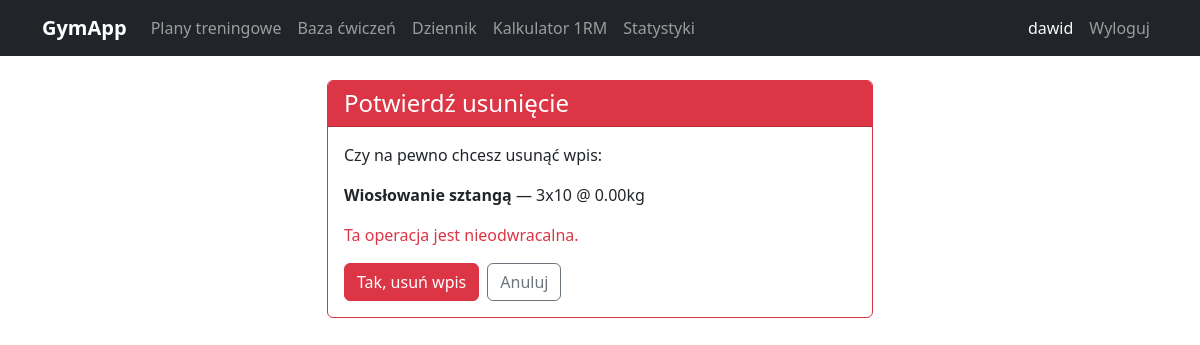
Page /wpis/7/usun/ (signed in) on the committed database.
### tracker/models.py (models this page shows, shortened)
class WpisDziennika(models.Model):
    sesja = models.ForeignKey(SesjaTreningowa, on_delete=models.CASCADE, related_name='wpisy')
    cwiczenie = models.ForeignKey(Cwiczenie, on_delete=models.CASCADE)
    serie = models.PositiveIntegerField()
    powtorzenia = models.PositiveIntegerField()
    ciezar = models.DecimalField(max_digits=6, decimal_places=2)
    notatki = models.TextField(blank=True)
    class Meta:
        verbose_name = 'Wpis dziennika'
        verbose_name_plural = 'Wpisy dziennika'

class Cwiczenie(models.Model):
    KATEGORIE = [
        ('klatka', 'Klatka piersiowa'),
        ('plecy', 'Plecy'),
        ('nogi', 'Nogi'),
        ('barki', 'Barki'),
        ('biceps', 'Biceps'),
        ('triceps', 'Triceps'),
        ('brzuch', 'Brzuch'),
        ('inne', 'Inne'),
    ]
    nazwa = models.CharField(max_length=100)
    kategoria = models.CharField(max_length=20, choices=KATEGORIE)
    opis = models.TextField(blank=True)
    dodane_przez = models.ForeignKey(User, on_delete=models.SET_NULL, null=True, blank=True)
    czy_publiczne = models.BooleanField(default=True)
    class Meta:
        verbose_name = 'Ćwiczenie'
        verbose_name_plural = 'Ćwiczenia'

### tracker/views.py (the view)
# urls.py: path('wpis/<int:pk>/usun/', views.usun_wpis, name='usun_wpis'),
@login_required
def usun_wpis(request, pk):
    wpis = get_object_or_404(WpisDziennika, pk=pk, sesja__uzytkownik=request.user)
    sesja_pk = wpis.sesja.pk
    if request.method == 'POST':
        wpis.delete()
        messages.success(request, 'Wpis został usunięty!')
        return redirect('szczegoly_sesji', pk=sesja_pk)
    return render(request, 'tracker/usun_wpis.html', {'wpis': wpis})

### tracker/templates/tracker/usun_wpis.html (shortened to what this page needs)
{% extends 'base.html' %}
{% block zawartosc %}
<div class="row justify-content-center">
    <div class="col-md-6">
        <div class="card border-danger">
            <div class="card-header bg-danger text-white">
                <h4 class="mb-0">Potwierdź usunięcie</h4>
            </div>
            <div class="card-body">
                <p>Czy na pewno chcesz usunąć wpis:</p>
                <p><strong>{{ wpis.cwiczenie.nazwa }}</strong> — {{ wpis.serie }}x{{ wpis.powtorzenia }} @ {{ wpis.ciezar }}kg</p>
                <p class="text-danger">Ta operacja jest nieodwracalna.</p>
                <form method="post">
                    <div class="d-flex gap-2">
                        <button type="submit" class="btn btn-danger">Tak, usuń wpis</button>
                        <a href="{% url 'szczegoly_sesji' wpis.sesja.pk %}" class="btn btn-outline-secondary">Anuluj</a>
                    </div>
                </form>
            </div>
        </div>
    </div>
</div>
{% endblock %}

### templates/base.html (shortened to what this page needs)
<!DOCTYPE html>
<html lang="pl">
<head>
    <link href="https://cdn.jsdelivr.net/npm/bootstrap@5.3.0/dist/css/bootstrap.min.css" rel="stylesheet">
</head>
<body>
    <nav class="navbar navbar-expand-lg navbar-dark bg-dark">
        <div class="container">
            <a class="navbar-brand fw-bold" href="{% url 'dashboard' %}">GymApp</a>
            <div class="collapse navbar-collapse" id="navbarMenu">
                {% if request.user.is_authenticated %}
                <ul class="navbar-nav me-auto">
                    <li class="nav-item">
                        <a class="nav-link" href="{% url 'lista_planow' %}">Plany treningowe</a>
                    </li>
                    <li class="nav-item">
                        <a class="nav-link" href="{% url 'lista_cwiczen' %}">Baza ćwiczeń</a>
                    </li>
                    <li class="nav-item">
                        <a class="nav-link" href="{% url 'dziennik' %}">Dziennik</a>
                    </li>
                    <li class="nav-item">
                        <a class="nav-link" href="{% url 'kalkulator_1rm' %}">Kalkulator 1RM</a>
                    </li>
                    <li class="nav-item">
                        <a class="nav-link" href="{% url 'statystyki' %}">Statystyki</a>
                    </li>
                </ul>
                <ul class="navbar-nav ms-auto">
                    <li class="nav-item">
                        <span class="nav-link text-light">{{ request.user.username }}</span>
                    </li>
                    <li class="nav-item">
                        <a class="nav-link" href="{% url 'wylogowanie' %}">Wyloguj</a>
                    </li>
                </ul>
                {% endif %}
            </div>
        </div>
    </nav>
    <div class="container mt-4">
        {% block zawartosc %}{% endblock %}
    </div>
</body>
</html>

### rows in the picture
WpisDziennika: cwiczenie.nazwa "Wiosłowanie sztangą", serie "3", powtorzenia "10", ciezar "0.00"

### other values in the picture
{{ request.user.username }} "dawid"
